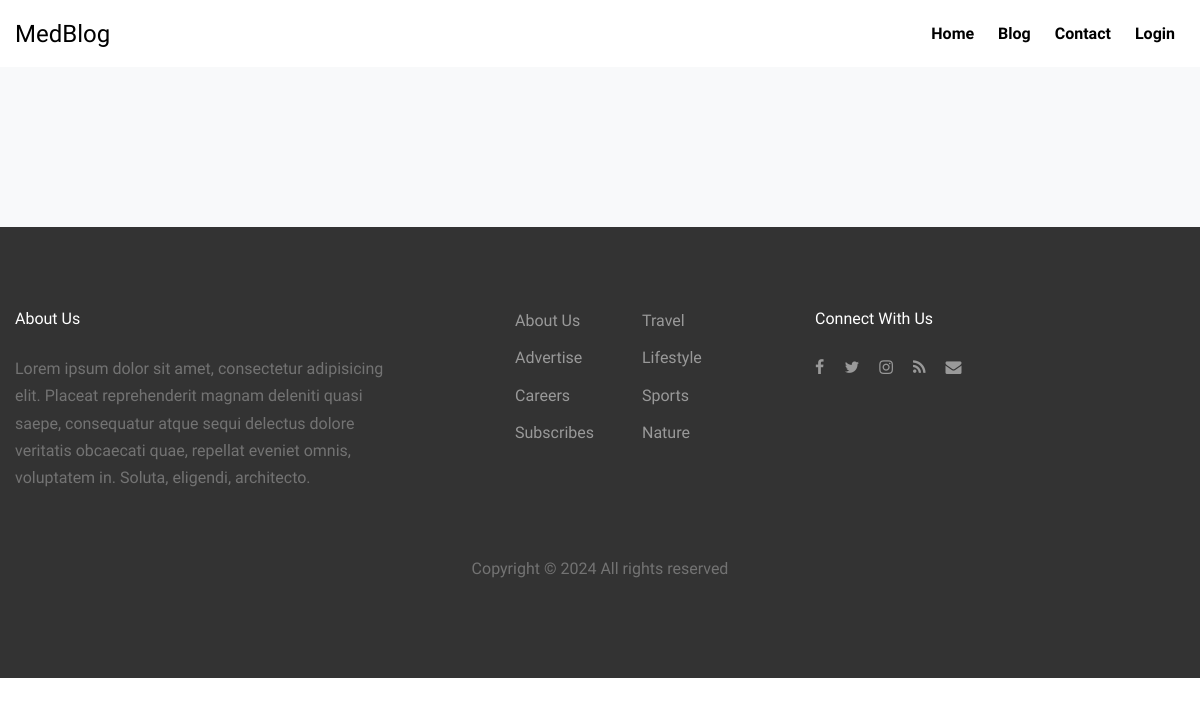
The page / on the database its author committed.
### blog/models.py (models this page shows, shortened)
class Home(models.Model):
	sno = models.AutoField(primary_key=True)
	title = models.CharField(max_length=255,blank=True,null=True)
	about = models.TextField()
	copyright = models.CharField(max_length=255,blank=True,null=True)
	address = models.CharField(max_length=255,blank=True,null=True)
	phone = models.CharField(max_length=255,blank=True,null=True)
	email = models.CharField(max_length=255,blank=True,null=True)

### blog/views.py (the view)
# urls.py: path('',views.home,name="home"),
def home(request):
	home = Home.objects.all()
	allPost = Post.objects.all()
	RecentPost = Post.objects.all()[::-1]
	context = {'home':home,'posts':allPost,'recentpost':RecentPost}
	return render(request,'blog/index.html',context)

### templates/blog/index.html (shortened to what this page needs)
{% extends "base.html" %}
   {% load static %}
     {% block body %}
    <div class="site-section bg-light">
    </div>
   {% endblock body %}

### templates/base.html (shortened to what this page needs)
 <!DOCTYPE html>
<html lang="en">
  <head>
    {% load static %}
    <link rel="stylesheet" href="{% static 'fonts/icomoon/style.css' %}">
    <link rel="stylesheet" href="{% static 'css/bootstrap.min.css' %}">
    <link rel="stylesheet" href="{% static 'css/magnific-popup.css' %}">
    <link rel="stylesheet" href="{% static 'css/jquery-ui.css' %}">
    <link rel="stylesheet" href="{% static 'css/owl.carousel.min.css' %}">
    <link rel="stylesheet" href="{% static 'css/owl.theme.default.min.css' %}">
    <link rel="stylesheet" href="{% static 'css/bootstrap-datepicker.css' %}">
    <link rel="stylesheet" href="{% static 'fonts/flaticon/font/flaticon.css' %}">
    <link rel="stylesheet" href="{% static 'css/aos.css' %}">
    <link rel="stylesheet" href="{% static 'css/style.css' %}">
  </head>
  <body>
  <div class="site-wrap">
    <header class="site-navbar" role="banner">
      <div class="container-fluid">
        <div class="row align-items-center">
          <div class="col-4 site-logo">
            {% for post in home %}
            <a href="/home" class="text-black h2 mb-0">{{post.title}}</a>
            {% endfor %}
          </div>
          <div class="col-8 text-right">
            <nav class="site-navigation" role="navigation">
              <ul class="site-menu js-clone-nav mr-auto d-none d-lg-block mb-0">
                <li><a href="/">Home</a></li>
                <li><a href="/blog">Blog</a></li>
                <li><a href="/contact">Contact</a></li>
                {% if request.user.is_authenticated %}
                <li><a href="/logout">{{request.user.get_full_name}} - Logout</a></li>
                {% else %}
                <li><a href="/login">Login</a></li>
                {% endif %}
              </ul>
            </nav>
            <a href="#" class="site-menu-toggle js-menu-toggle text-black d-inline-block d-lg-none"></a></div>
          </div>
      </div>
  </header>
  {% block body %}
  {% endblock body %}
   <div class="site-footer">
      <div class="container">
        <div class="row mb-5">
          <div class="col-md-4">
            <h3 class="footer-heading mb-4">About Us</h3>
            {% for post in home %}
            <p>{{post.about | safe }}</p>
            {% endfor %}
          </div>
          <div class="col-md-3 ml-auto">
            <ul class="list-unstyled float-left mr-5">
              <li><a href="#">About Us</a></li>
              <li><a href="#">Advertise</a></li>
              <li><a href="#">Careers</a></li>
              <li><a href="#">Subscribes</a></li>
            </ul>
            <ul class="list-unstyled float-left">
              <li><a href="#">Travel</a></li>
              <li><a href="#">Lifestyle</a></li>
              <li><a href="#">Sports</a></li>
              <li><a href="#">Nature</a></li>
            </ul>
          </div>
          <div class="col-md-4">
            <div>
              <h3 class="footer-heading mb-4">Connect With Us</h3>
              <p>
                <a href="#"><span class="icon-facebook pt-2 pr-2 pb-2 pl-0"></span></a>
                <a href="#"><span class="icon-twitter p-2"></span></a>
                <a href="#"><span class="icon-instagram p-2"></span></a>
                <a href="#"><span class="icon-rss p-2"></span></a>
                <a href="#"><span class="icon-envelope p-2"></span></a>
              </p>
            </div>
          </div>
        </div>
        <div class="row">
          <div class="col-12 text-center">
              {% for post in home %}
            <p>
              Copyright &copy; <script>document.write(new Date().getFullYear());</script> {{post.copyright}}
            </p>
              {% endfor %}
          </div>
        </div>
      </div>
    </div>
  </div>
  </body>
</html>

### static/css/style.css (style rules this page uses)
body { line-height: 1.7; color: gray; font-weight: 300; font-size: 1rem; background: #fff; font-family: "Muli", -apple-system, BlinkMacSystemFont, "Segoe UI", Roboto, "Helvetica Neue", Arial, sans-serif, "Apple Color Emoji", "Segoe UI Emoji", "Segoe UI Symbol", "Noto Color Emoji"; }
a { -webkit-transition: .3s all ease; -o-transition: .3s all ease; transition: .3s all ease; color: #2f89fc; }
h1, h2, h3, h4, h5, .h1, .h2, .h3, .h4, .h5 { font-family: "Muli", -apple-system, BlinkMacSystemFont, "Segoe UI", Roboto, "Helvetica Neue", Arial, sans-serif, "Apple Color Emoji", "Segoe UI Emoji", "Segoe UI Symbol", "Noto Color Emoji"; line-height: 1.5; color: #000; }
.text-black { color: #000 !important; }
.site-wrap:before { -webkit-transition: .3s all ease-in-out; -o-transition: .3s all ease-in-out; transition: .3s all ease-in-out; background: rgba(0, 0, 0, 0.6); content: ""; position: absolute; z-index: 2000; top: 0; left: 0; right: 0; bottom: 0; opacity: 0; visibility: hidden; }
.site-section { padding: 2.5em 0; }
@media (min-width: 768px) { .site-section { padding: 5em 0; } }
.site-footer { padding: 4em 0; background: #333333; }
@media (min-width: 768px) { .site-footer { padding: 5em 0; } }
.site-footer p { color: #737373; }
.site-footer h2, .site-footer h3, .site-footer h4, .site-footer h5 { color: #fff; }
.site-footer a { color: #999999; }
.site-footer ul li { margin-bottom: 10px; }
.site-footer .footer-heading { font-size: 16px; color: #fff; }
.site-navbar { margin-bottom: 0px; z-index: 1999; position: relative; width: 100%; background: #fff; }
.site-navbar .site-logo a { font-size: 1.5rem; }
.site-navbar .site-navigation .site-menu { margin-bottom: 0; }
.site-navbar .site-navigation .site-menu a { text-decoration: none !important; display: inline-block; }
.site-navbar .site-navigation .site-menu > li { display: inline-block; padding: 10px 10px; }
.site-navbar .site-navigation .site-menu > li > a { padding: 10px 0px; font-weight: 700; color: #000; text-decoration: none !important; }
.site-mobile-menu .site-nav-wrap { padding: 0; margin: 0; list-style: none; position: relative; }
.site-mobile-menu .site-nav-wrap a { padding: 10px 20px; display: block; position: relative; color: #212529; }
.site-mobile-menu .site-nav-wrap li { position: relative; display: block; }
.site-mobile-menu .site-nav-wrap > li { display: block; position: relative; float: left; width: 100%; }
.site-mobile-menu .site-nav-wrap > li > a { padding-left: 20px; font-size: 20px; }
.container { max-width: 1200px; }

### rows shown on the page
Home: title "MedBlog", about "Lorem ipsum dolor sit amet, consectetur adipisicing elit. Placeat reprehenderit magnam deleniti quasi saepe, consequatur atque sequi delectus dolore veritatis obcaecati quae, repellat eveniet omnis, voluptatem in. Soluta, eligendi, architecto.", copyright "All rights reserved"
